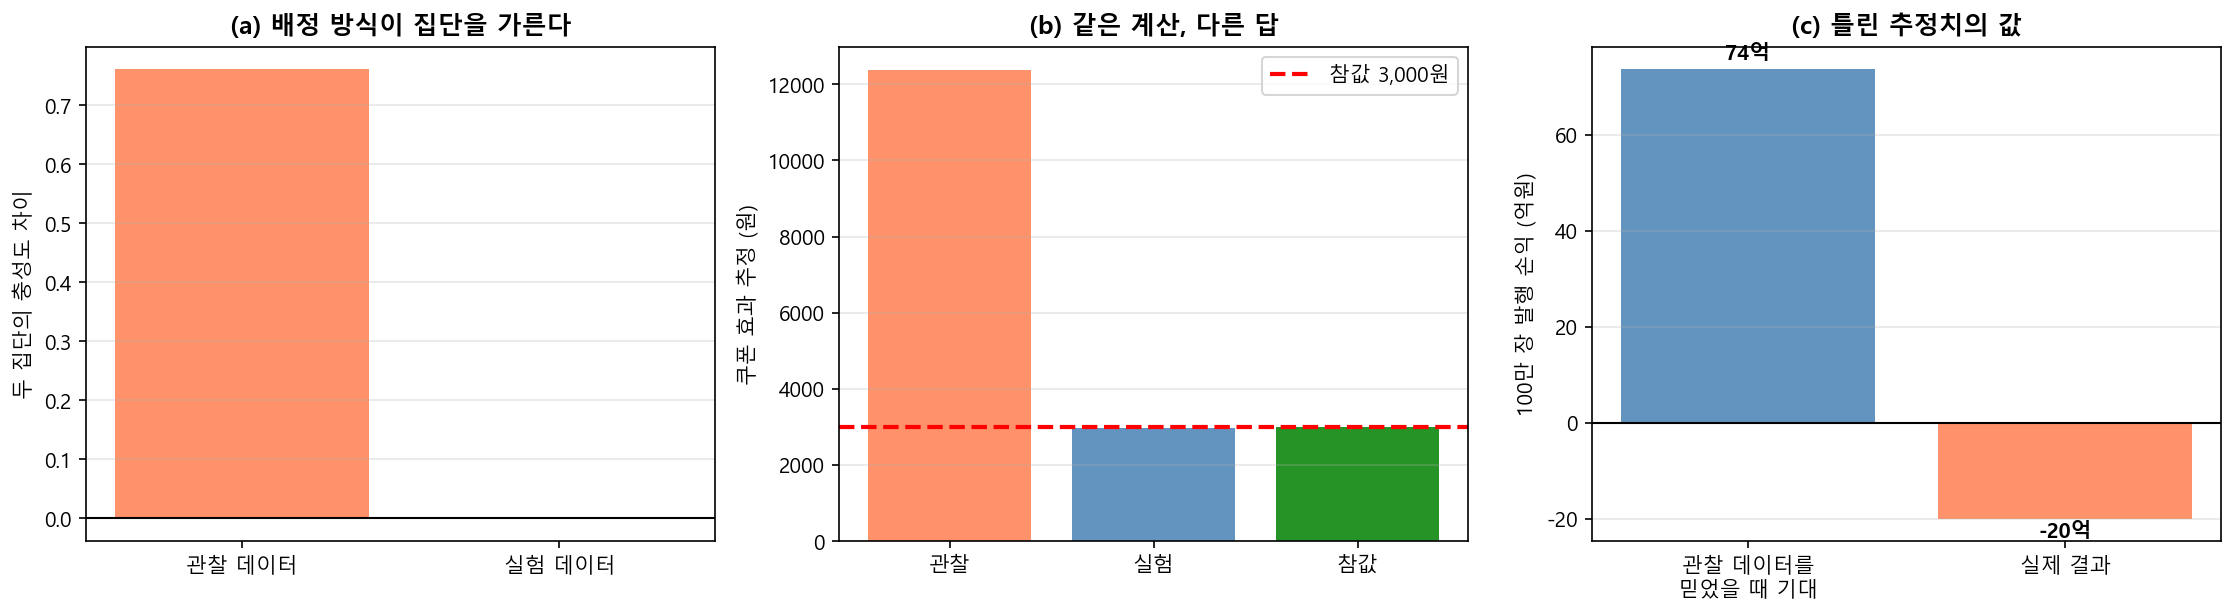

Source code (Python):
"""
제1장 실습 3: 무작위 배정이 답을 바꾼다
========================================

목적: 같은 모집단, 같은 분석 방법인데 데이터를 어떻게 모았느냐에 따라
      결론이 달라지는 것을 확인하고, 그 차이가 얼마짜리인지 계산한다.

두 가지 데이터를 만든다.
  (가) 관찰 데이터: 고객이 스스로 쿠폰을 받아 갔다 (실습 2와 같은 구조)
  (나) 실험 데이터: 동전을 던져 무작위로 쿠폰을 배정했다

저자: AI 기반 정책분석방법론
날짜: 2026-08-17
"""

# == RESULTS LOG (auto): 콘솔 출력과 그림을 results/ 에 저장 ==
import sys as _sys
from pathlib import Path as _Path

_results_dir = _Path(__file__).resolve().parent.parent / "results"
_results_dir.mkdir(exist_ok=True)

class _Tee:
    def __init__(self, *streams):
        self._streams = streams
    def write(self, data):
        for _s in self._streams:
            _s.write(data)
            _s.flush()
    def flush(self):
        for _s in self._streams:
            _s.flush()

_sys.stdout = _Tee(_sys.stdout, open(_results_dir / (_Path(__file__).stem + ".log"), "w", encoding="utf-8"))

# 그림 저장을 results/ 로 돌린다 (강의자료용 diagrams/ 경로는 그대로 둔다)
try:
    from matplotlib.figure import Figure as _Fig
    if not getattr(_Fig, "_results_patched", False):
        _orig_savefig = _Fig.savefig
        def _savefig_to_results(self, fname, *a, **k):
            try:
                _p = _Path(fname)
                if "diagrams" not in [s.lower() for s in _p.parts]:
                    fname = _results_dir / _p.name
                    print(f"[그림 저장 → {fname}]")
            except TypeError:
                pass
            return _orig_savefig(self, fname, *a, **k)
        _Fig.savefig = _savefig_to_results
        _Fig._results_patched = True
except ImportError:
    pass
# == /RESULTS LOG ==


import os
import numpy as np
import pandas as pd
from scipy.special import expit
from scipy import stats
import matplotlib
matplotlib.use('Agg')
import matplotlib.pyplot as plt

plt.rcParams['font.family'] = 'Malgun Gothic'
plt.rcParams['axes.unicode_minus'] = False

np.random.seed(42)
base_path = os.path.dirname(os.path.abspath(__file__))

TRUE_EFFECT = 3000
COUPON_COST = 5000        # 쿠폰 1장을 발행하는 데 드는 비용
N_CUSTOMERS = 1_000_000   # 전체 고객 수

print("=" * 78)
print("무작위 배정이 답을 바꾼다")
print("=" * 78)


def make_customers(n, seed):
    """같은 모집단에서 고객을 뽑는다. 쿠폰 배정 방식만 나중에 달라진다."""
    rng = np.random.default_rng(seed)
    loyalty = rng.normal(0, 1, n)
    age = rng.normal(38, 10, n)
    months = rng.poisson(24, n)
    noise = rng.normal(0, 8000, n)
    return loyalty, age, months, noise, rng


def purchase_amount(coupon, loyalty, age, months, noise):
    return (40000 + TRUE_EFFECT * coupon + 12000 * loyalty
            + 200 * months + 150 * (age - 38) + noise)


# ---------------------------------------------------------------------------
# 1. 관찰 데이터
# ---------------------------------------------------------------------------
print("\n[1단계] 관찰 데이터: 고객이 스스로 쿠폰을 받아 갔다")
print("-" * 78)

n = 5000
loy_o, age_o, mon_o, noi_o, rng_o = make_customers(n, 1)
p = expit(-0.5 + 0.9 * loy_o + 0.01 * (age_o - 38))
coupon_o = rng_o.binomial(1, p)
y_o = purchase_amount(coupon_o, loy_o, age_o, mon_o, noi_o)

obs = pd.DataFrame({'purchase': y_o.round(0), 'coupon': coupon_o,
                    'loyalty': loy_o.round(3), 'age': age_o.round(1), 'months': mon_o})
obs.to_csv(os.path.join(base_path, '../data/1-3-observational.csv'),
           index=False, encoding='utf-8-sig')

obs_gap = y_o[coupon_o == 1].mean() - y_o[coupon_o == 0].mean()
obs_loy_gap = loy_o[coupon_o == 1].mean() - loy_o[coupon_o == 0].mean()

print(f"쿠폰 수령률: {coupon_o.mean():.1%}")
print(f"두 집단 충성도 차이: {obs_loy_gap:+.2f}  (0에서 멀수록 집단이 다르다)")
print(f"평균 구매액 차이: {obs_gap:,.0f}원")

# ---------------------------------------------------------------------------
# 2. 실험 데이터
# ---------------------------------------------------------------------------
print("\n[2단계] 실험 데이터: 동전을 던져 무작위로 배정했다")
print("-" * 78)

loy_e, age_e, mon_e, noi_e, rng_e = make_customers(n, 2)
coupon_e = rng_e.binomial(1, 0.5, n)          # 충성도와 무관하게 배정
y_e = purchase_amount(coupon_e, loy_e, age_e, mon_e, noi_e)

exp = pd.DataFrame({'purchase': y_e.round(0), 'coupon': coupon_e,
                    'loyalty': loy_e.round(3), 'age': age_e.round(1), 'months': mon_e})
exp.to_csv(os.path.join(base_path, '../data/1-3-experimental.csv'),
           index=False, encoding='utf-8-sig')

exp_gap = y_e[coupon_e == 1].mean() - y_e[coupon_e == 0].mean()
exp_loy_gap = loy_e[coupon_e == 1].mean() - loy_e[coupon_e == 0].mean()

t, pval = stats.ttest_ind(y_e[coupon_e == 1], y_e[coupon_e == 0])
se = np.sqrt(y_e[coupon_e == 1].var(ddof=1) / (coupon_e == 1).sum()
             + y_e[coupon_e == 0].var(ddof=1) / (coupon_e == 0).sum())
lo, hi = exp_gap - 1.96 * se, exp_gap + 1.96 * se

print(f"쿠폰 수령률: {coupon_e.mean():.1%}")
print(f"두 집단 충성도 차이: {exp_loy_gap:+.2f}  (무작위 배정이라 0에 가깝다)")
print(f"평균 구매액 차이: {exp_gap:,.0f}원")
print(f"95% 신뢰구간: [{lo:,.0f}원, {hi:,.0f}원]")
print(f"신뢰구간이 참값 {TRUE_EFFECT:,}원을 포함하는가: "
      f"{'예' if lo <= TRUE_EFFECT <= hi else '아니오'}")

# ---------------------------------------------------------------------------
# 3. 두 결과 대조
# ---------------------------------------------------------------------------
print("\n[3단계] 같은 계산, 다른 답")
print("-" * 78)

table = pd.DataFrame({
    '데이터': ['관찰', '실험'],
    '쿠폰배정': ['고객이 선택', '동전 던지기'],
    '충성도차이': [round(obs_loy_gap, 2), round(exp_loy_gap, 2)],
    '추정효과': [round(obs_gap), round(exp_gap)],
    '참값대비': [f'{obs_gap/TRUE_EFFECT:.1f}배', f'{exp_gap/TRUE_EFFECT:.1f}배'],
})
print(table.to_string(index=False))
print(f"\n참 효과: {TRUE_EFFECT:,}원")
print("두 데이터에 같은 계산(평균 차이)을 적용했는데 답이 다르다.")
print("차이를 만든 것은 계산 방법이 아니라 쿠폰을 누구에게 줬는가다.")

# ---------------------------------------------------------------------------
# 4. 이 차이는 얼마짜리인가
# ---------------------------------------------------------------------------
print("\n[4단계] 이 차이는 얼마짜리인가")
print("-" * 78)

print(f"쿠폰 1장 비용: {COUPON_COST:,}원")
print(f"전체 고객: {N_CUSTOMERS:,}명\n")

for label, est in [('관찰 데이터를 믿으면', obs_gap), ('실제로는', TRUE_EFFECT)]:
    margin = est - COUPON_COST
    total = margin * N_CUSTOMERS
    verdict = '발행한다' if margin > 0 else '발행하지 않는다'
    print(f"{label}")
    print(f"  쿠폰 1장당 순이익: {est:,.0f} - {COUPON_COST:,} = {margin:,.0f}원 → {verdict}")
    print(f"  전 고객 발행 시:   {total/1e8:,.1f}억원")

loss = (TRUE_EFFECT - COUPON_COST) * N_CUSTOMERS
print(f"\n관찰 데이터를 믿고 100만 장을 발행하면 실제로는 "
      f"{abs(loss)/1e8:,.1f}억원 손실이다.")
print("예측을 잘하는 것과 옳은 결정을 내리는 것은 다른 문제다.")

# ---------------------------------------------------------------------------
# 5. 시각화
# ---------------------------------------------------------------------------
print("\n[5단계] 시각화")
print("-" * 78)

fig, axes = plt.subplots(1, 3, figsize=(15, 4.2))

ax = axes[0]
ax.bar([0, 1], [obs_loy_gap, exp_loy_gap], color=['coral', 'steelblue'], alpha=0.85)
ax.axhline(0, color='black', linewidth=1)
ax.set_xticks([0, 1])
ax.set_xticklabels(['관찰 데이터', '실험 데이터'])
ax.set_ylabel('두 집단의 충성도 차이')
ax.set_title('(a) 배정 방식이 집단을 가른다', fontsize=12, fontweight='bold')
ax.grid(alpha=0.3, axis='y')

ax = axes[1]
ax.bar([0, 1, 2], [obs_gap, exp_gap, TRUE_EFFECT],
       color=['coral', 'steelblue', 'green'], alpha=0.85)
ax.axhline(TRUE_EFFECT, color='red', linestyle='--', linewidth=2,
           label=f'참값 {TRUE_EFFECT:,}원')
ax.set_xticks([0, 1, 2])
ax.set_xticklabels(['관찰', '실험', '참값'])
ax.set_ylabel('쿠폰 효과 추정 (원)')
ax.set_title('(b) 같은 계산, 다른 답', fontsize=12, fontweight='bold')
ax.legend()
ax.grid(alpha=0.3, axis='y')

ax = axes[2]
margins = [(obs_gap - COUPON_COST) * N_CUSTOMERS / 1e8,
           (TRUE_EFFECT - COUPON_COST) * N_CUSTOMERS / 1e8]
colors = ['coral' if m < 0 else 'steelblue' for m in margins]
ax.bar([0, 1], margins, color=['steelblue', 'coral'], alpha=0.85)
ax.axhline(0, color='black', linewidth=1)
ax.set_xticks([0, 1])
ax.set_xticklabels(['관찰 데이터를\n믿었을 때 기대', '실제 결과'])
ax.set_ylabel('100만 장 발행 손익 (억원)')
ax.set_title('(c) 틀린 추정치의 값', fontsize=12, fontweight='bold')
for i, v in enumerate(margins):
    ax.text(i, v + (2 if v > 0 else -4), f'{v:,.0f}억', ha='center', fontweight='bold')
ax.grid(alpha=0.3, axis='y')

plt.tight_layout()
plt.savefig(os.path.join(base_path, '1-3-randomization.png'),
            dpi=150, bbox_inches='tight')
print("그래프 저장: 1-3-randomization.png")

print("\n" + "=" * 78)
print("요약")
print("=" * 78)
print(f"관찰 데이터: {obs_gap:,.0f}원  /  실험 데이터: {exp_gap:,.0f}원  /  "
      f"참값: {TRUE_EFFECT:,}원")
print("무작위 배정은 두 집단을 처치 말고는 같게 만든다")
print("무작위 배정이 불가능할 때 쓰는 방법이 2장부터 배울 내용이다")
print("=" * 78)
